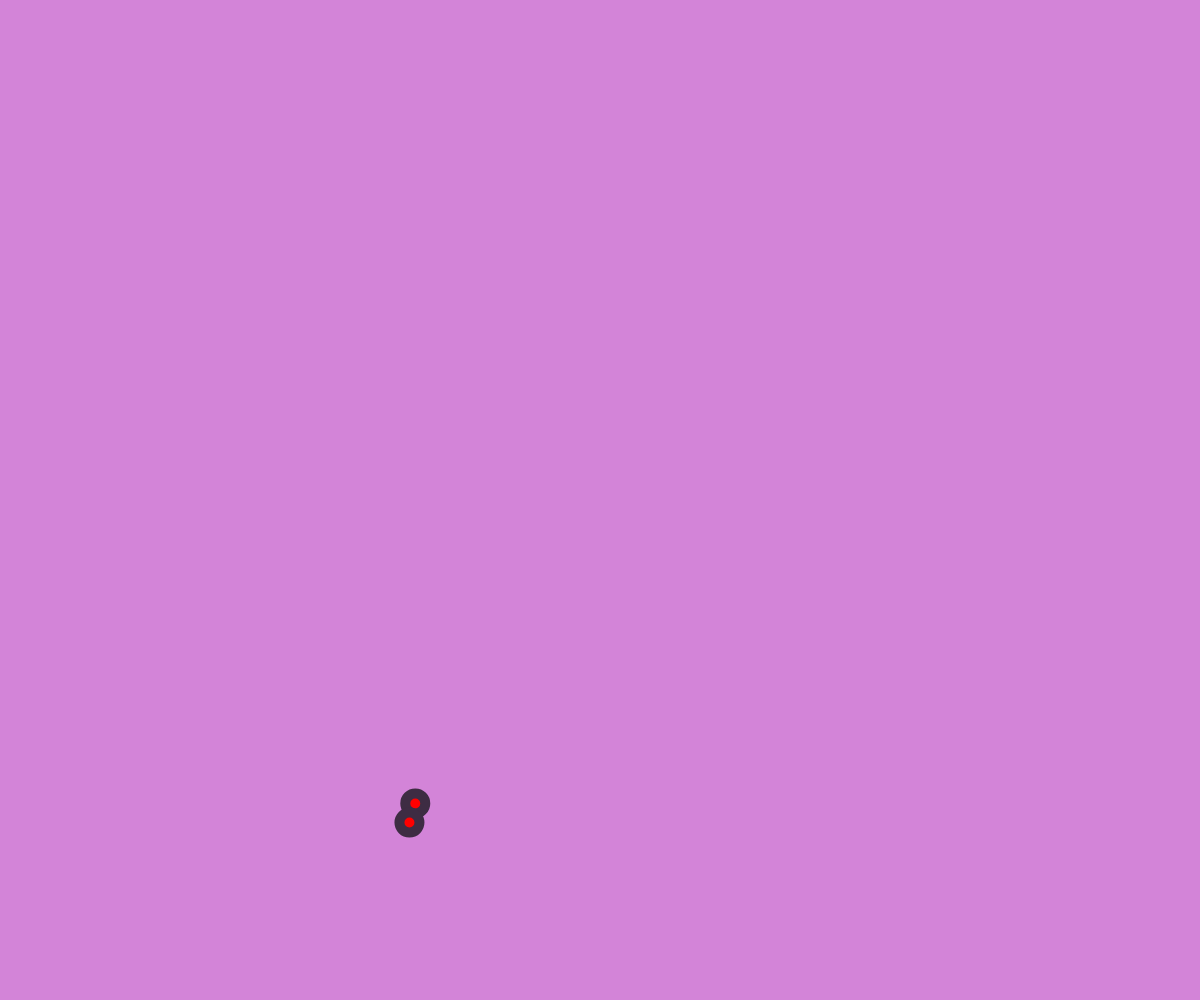
Frame 1 (no input)
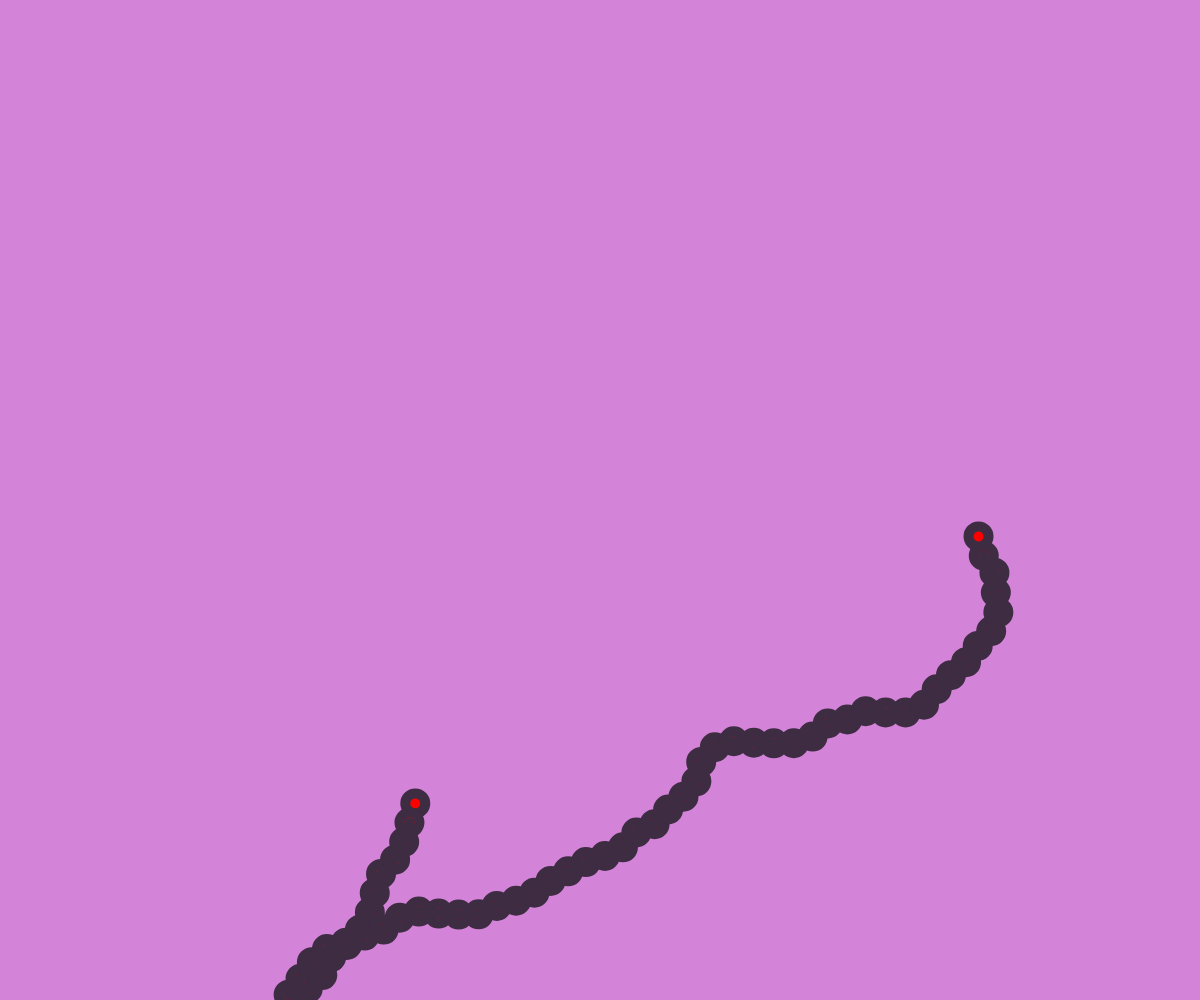
Frame 60 (no input)
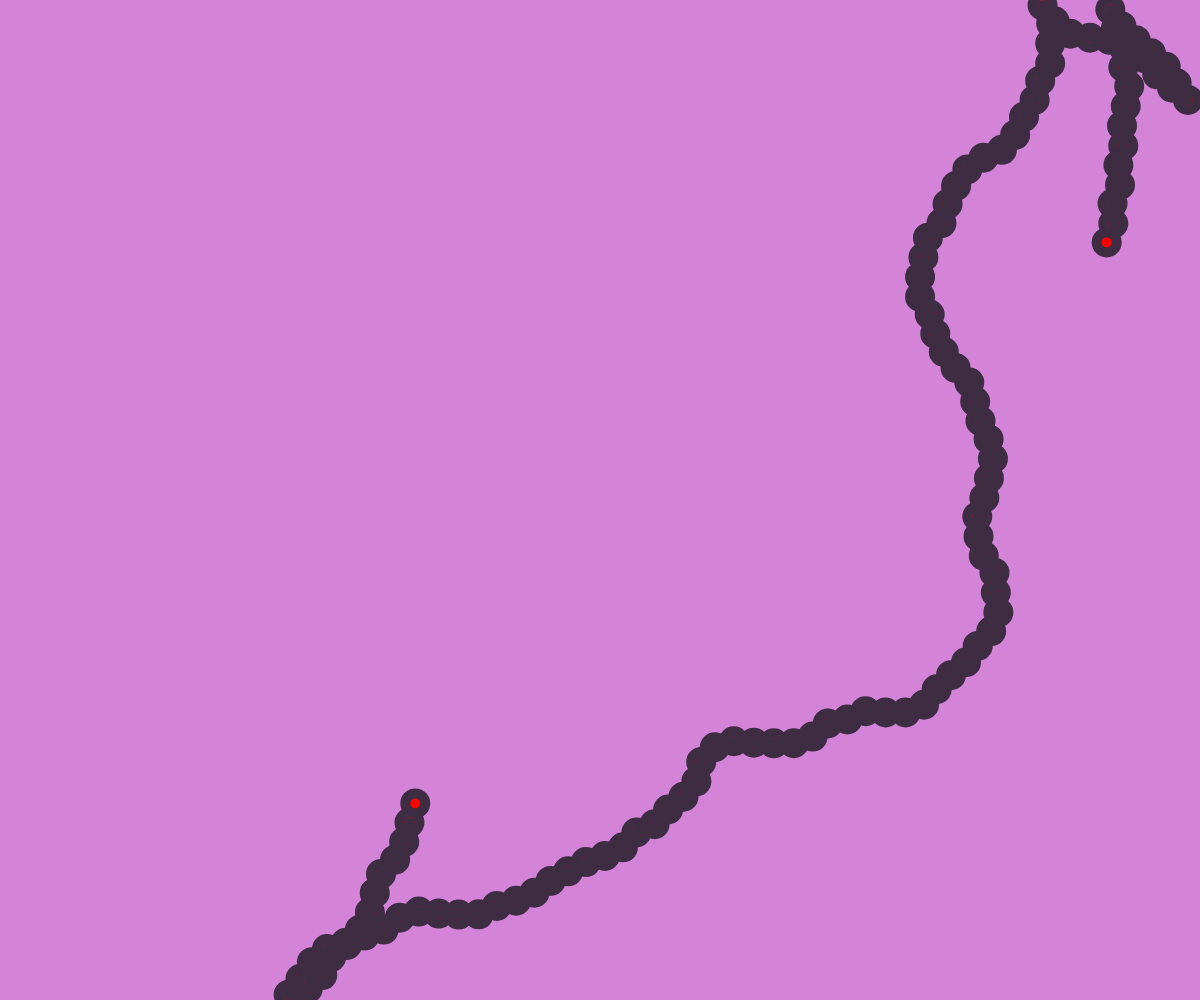
Frame 120 (the mouse pressed at the canvas centre since frame 60)

The p5.js sketch that drew these frames (run headless with seeded random() and noise() and a simulated clock; from frame 60 on, the mouse is pressed at the canvas centre):

// p5.js sketch
// ── sketch.js
class Snake {
  constructor(stepSize, maxLength) {
    this.path = [createVector(random(width), random(height))]; 
    this.stepSize = stepSize;
    this.maxLength = maxLength;
    this.angle = random(TWO_PI); 
  }

  update(snakes) {
    let newX = this.path[this.path.length - 1].x + cos(this.angle) * this.stepSize;
    let newY = this.path[this.path.length - 1].y + sin(this.angle) * this.stepSize;
    let newPos = createVector(newX, newY);
    
    
    if (newX < 0 || newX > width || newY < 0 || newY > height) {
      this.angle += PI; 
    } else if (this.checkCollision(newPos, snakes)) {
      this.angle += random(PI / 2, PI); 
    } else {
      this.path.push(newPos);
      if (this.path.length > this.maxLength) {
        this.path.shift();
      }
    }
    
    this.angle += random(-PI / 6, PI / 6); 
  }

  checkCollision(pos, snakes) {
    for (let snake of snakes) {
      for (let i = 0; i < snake.path.length; i++) {
        if (snake === this) continue; 
        let point = snake.path[i];
        if (dist(pos.x, pos.y, point.x, point.y) < 20) {
          return true; 
        }
      }
    }
    return false;
  }

  draw(colour) {
    stroke(colour);
    strokeWeight(10);
    noFill();
    beginShape();
    for (let i = 0; i < this.path.length; i++) {
      curveVertex(this.path[i].x, this.path[i].y);
      fill('red');
      ellipse(this.path[i].x, this.path[i].y, 20, 20);
      noFill();
    }
    endShape();
  }
}

let snakes = [];
let colours = [];
let backgroundColor;

function setup() {
  createCanvas(windowWidth, windowHeight);
  backgroundColor = color(random(100,255), random(100,255), random(100,255));
  for (let i = 0; i < 1; i++) {
    let stepSize = 20;
    let maxLength = 10000;
    snakes.push(new Snake(stepSize, maxLength));
    colours.push(color(random(255), random(255), random(255)));
  }
}

function draw() {
  background(backgroundColor);
  for (let i = 0; i < snakes.length; i++) {
    snakes[i].update(snakes);
    snakes[i].draw(colours[i]);
  }
}
